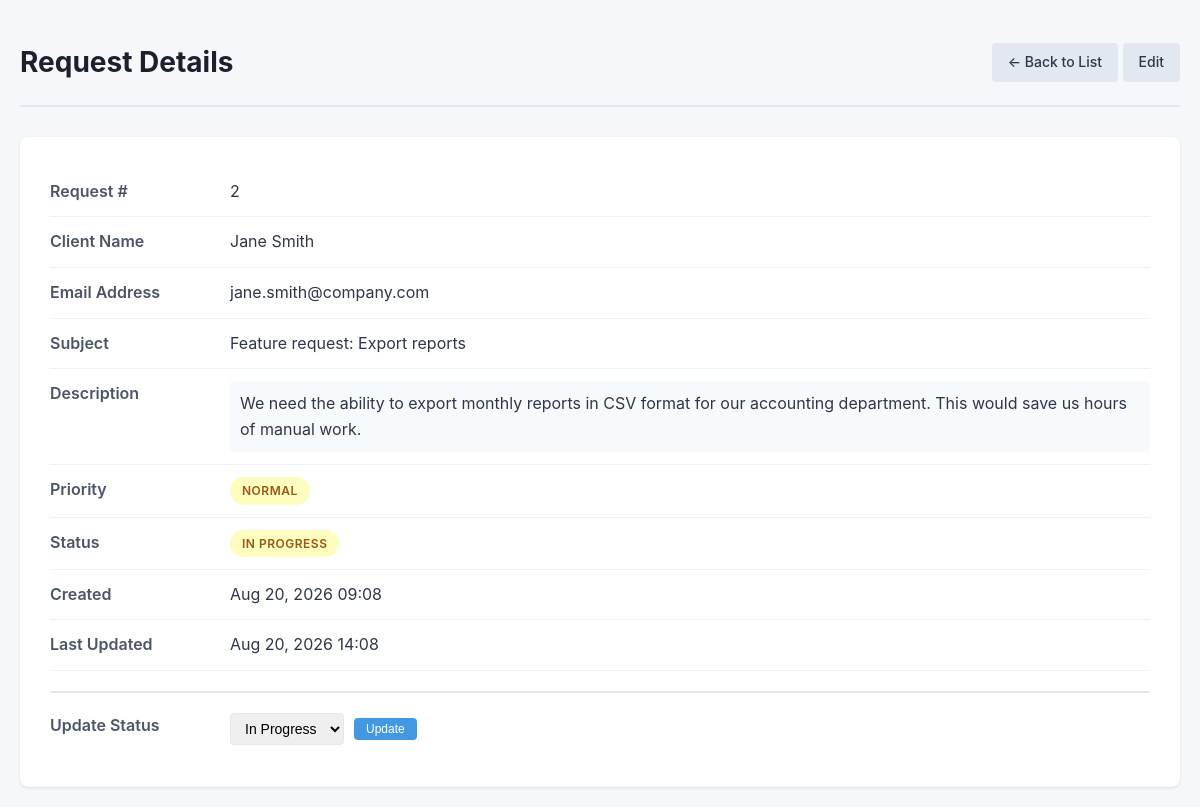
Screenshot of /view.php?id=2 with the database file from the repository.
### tables this page shows
CREATE TABLE IF NOT EXISTS requests (
    id INT AUTO_INCREMENT PRIMARY KEY,
    fullname VARCHAR(100) NOT NULL,
    email VARCHAR(255) NOT NULL,
    subject VARCHAR(255) NOT NULL,
    description TEXT NOT NULL,
    priority ENUM('low', 'normal', 'high') NOT NULL DEFAULT 'normal',
    status ENUM('new', 'in_progress', 'closed') NOT NULL DEFAULT 'new',
    created_at TIMESTAMP DEFAULT CURRENT_TIMESTAMP,
    updated_at TIMESTAMP DEFAULT CURRENT_TIMESTAMP ON UPDATE CURRENT_TIMESTAMP,
    INDEX idx_status (status),
    INDEX idx_priority (priority),
    INDEX idx_email (email),
    INDEX idx_name (fullname)
);

### includes/Database.php (called while the page is built, shortened)
<?php
class Database {
    private static $instance = null;
    private $connection;
    private function __construct() {
            $configPath = __DIR__ . '/../config/database.php';
        $config = require_once $configPath;
        try {
            $dsn = sprintf(
                'mysql:host=%s;port=%s;dbname=%s;charset=%s',
                $config['host'],
                $config['port'] ?? '3306',
                $config['database'],
                $config['charset']
            );
            $this->connection = new PDO(
                $dsn,
                $config['username'],
                $config['password'],
                [
                    PDO::ATTR_ERRMODE => PDO::ERRMODE_EXCEPTION,
                    PDO::ATTR_DEFAULT_FETCH_MODE => PDO::FETCH_ASSOC,
                    PDO::ATTR_EMULATE_PREPARES => false,
                    PDO::MYSQL_ATTR_INIT_COMMAND => "SET NAMES utf8"
                ]
            );
        } catch (PDOException $e) {
            die('Database connection failed: ' . $e->getMessage());
        }
    }
    public static function getInstance() {
        if (self::$instance === null) {
            self::$instance = new self();
        }
        return self::$instance;
    }
    public function getConnection() {
        return $this->connection;
    }
}

### config/database.php (called while the page is built)
<?php
$host = getenv('MYSQL_HOST') ?: 'localhost';
$port = getenv('MYSQL_PORT') ?: '3306';
$database = getenv('MYSQL_DATABASE') ?: 'request_system';
$username = getenv('MYSQL_USER') ?: 'root';
$password = getenv('MYSQL_PASSWORD') ?: '';
return [
    'host' => $host,
    'port' => $port,
    'database' => $database,
    'username' => $username,
    'password' => $password,
    'charset' => 'utf8'
];

### includes/Request.php (called while the page is built, shortened)
<?php
require_once __DIR__ . '/Database.php';
class Request {
    private $db;
    public function __construct() {
        $this->db = Database::getInstance()->getConnection();
    }
    public function getById($id) {
        $stmt = $this->db->prepare("SELECT * FROM requests WHERE id = :id");
        $stmt->execute([':id' => $id]);
        return $stmt->fetch();
    }
}

### includes/helpers.php (called while the page is built, shortened)
<?php
function getStatusLabel($status) {
    $labels = [
        'new' => 'New',
        'in_progress' => 'In Progress',
        'closed' => 'Closed'
    ];
    return $labels[$status] ?? $status;
}
function getStatusBadgeClass($status) {
    $classes = [
        'new' => 'badge-new',
        'in_progress' => 'badge-in-progress',
        'closed' => 'badge-closed'
    ];
    return $classes[$status] ?? '';
}
function getPriorityLabel($priority) {
    $labels = [
        'low' => 'Low',
        'normal' => 'Normal',
        'high' => 'High'
    ];
    return $labels[$priority] ?? $priority;
}
function getPriorityBadgeClass($priority) {
    $classes = [
        'low' => 'badge-low',
        'normal' => 'badge-normal',
        'high' => 'badge-high'
    ];
    return $classes[$priority] ?? '';
}
function escape($string) {
    return htmlspecialchars($string, ENT_QUOTES, 'UTF-8');
}
function formatDate($date) {
    return date('M d, Y H:i', strtotime($date));
}

### view.php (the view, shortened to what this page needs)
<?php
require_once 'includes/Database.php';
require_once 'includes/Request.php';
require_once 'includes/helpers.php';
$requestModel = new Request();
$id = isset($_GET['id']) ? (int)$_GET['id'] : 0;
$request = $requestModel->getById($id);
$allStatuses = ['new', 'in_progress', 'closed'];
?>
<!DOCTYPE html>
<html lang="en">
<head>
    <link rel="stylesheet" href="css/style.css">
</head>
<body>
    <div class="container">
        <header>
            <h1>Request Details</h1>
            <div>
                <a href="index.php" class="btn btn-secondary">← Back to List</a>
                <a href="edit.php?id=<?= $request['id'] ?>" class="btn btn-secondary">Edit</a>
            </div>
        </header>
        <div class="request-details">
            <div class="detail-row">
                <div class="detail-label">Request #</div>
                <div class="detail-value"><?= $request['id'] ?></div>
            </div>
            <div class="detail-row">
                <div class="detail-label">Client Name</div>
                <div class="detail-value"><?= escape($request['fullname']) ?></div>
            </div>
            <div class="detail-row">
                <div class="detail-label">Email Address</div>
                <div class="detail-value"><?= escape($request['email']) ?></div>
            </div>
            <div class="detail-row">
                <div class="detail-label">Subject</div>
                <div class="detail-value"><?= escape($request['subject']) ?></div>
            </div>
            <div class="detail-row">
                <div class="detail-label">Description</div>
                <div class="detail-value description-text"><?= nl2br(escape($request['description'])) ?></div>
            </div>
            <div class="detail-row">
                <div class="detail-label">Priority</div>
                <div class="detail-value">
                    <span class="badge <?= getPriorityBadgeClass($request['priority']) ?>">
                        <?= escape(getPriorityLabel($request['priority'])) ?>
                    </span>
                </div>
            </div>
            <div class="detail-row">
                <div class="detail-label">Status</div>
                <div class="detail-value">
                    <span class="badge <?= getStatusBadgeClass($request['status']) ?>">
                        <?= escape(getStatusLabel($request['status'])) ?>
                    </span>
                </div>
            </div>
            <div class="detail-row">
                <div class="detail-label">Created</div>
                <div class="detail-value"><?= formatDate($request['created_at']) ?></div>
            </div>
            <div class="detail-row">
                <div class="detail-label">Last Updated</div>
                <div class="detail-value"><?= formatDate($request['updated_at']) ?></div>
            </div>
            <div class="detail-row status-update">
                <div class="detail-label">Update Status</div>
                <div class="detail-value">
                    <form method="POST" class="inline-form">
                        <select name="status">
                            <?php foreach ($allStatuses as $status): ?>
                                <option value="<?= escape($status) ?>" <?= $request['status'] === $status ? 'selected' : '' ?>>
                                    <?= escape(getStatusLabel($status)) ?>
                                </option>
                            <?php endforeach; ?>
                        </select>
                        <button type="submit" class="btn btn-primary btn-sm">Update</button>
                    </form>
                </div>
            </div>
        </div>
    </div>
</body>
</html>

### css/style.css (style rules this page uses)
* { margin: 0; padding: 0; box-sizing: border-box; }
body { font-family: -apple-system, BlinkMacSystemFont, "Segoe UI", Roboto, "Helvetica Neue", Arial, sans-serif; background: #f5f7fa; color: #333; line-height: 1.6; padding: 20px; }
.container { max-width: 1200px; margin: 0 auto; }
header { display: flex; justify-content: space-between; align-items: center; padding: 20px 0; border-bottom: 2px solid #e1e8ed; margin-bottom: 30px; }
header h1 { font-size: 28px; color: #1a202c; }
.btn { display: inline-block; padding: 8px 16px; border: none; border-radius: 4px; font-size: 14px; font-weight: 500; text-decoration: none; cursor: pointer; transition: background 0.2s; }
.btn-primary { background: #4299e1; color: white; }
.btn-secondary { background: #e2e8f0; color: #2d3748; }
.btn-sm { padding: 4px 12px; font-size: 12px; }
.badge { display: inline-block; padding: 4px 12px; border-radius: 20px; font-size: 12px; font-weight: 600; text-transform: uppercase; letter-spacing: 0.5px; }
.badge-in-progress { background: #fefcbf; color: #975a16; }
.badge-normal { background: #fefcbf; color: #975a16; }
.request-details { background: white; padding: 30px; border-radius: 8px; box-shadow: 0 1px 3px rgba(0,0,0,0.1); }
.detail-row { display: flex; padding: 12px 0; border-bottom: 1px solid #edf2f7; }
.detail-row:last-child { border-bottom: none; }
.detail-label { width: 180px; font-weight: 600; color: #4a5568; flex-shrink: 0; }
.detail-value { flex: 1; color: #2d3748; word-break: break-word; }
.description-text { white-space: pre-wrap; background: #f7fafc; padding: 10px; border-radius: 4px; }
.status-update { margin-top: 20px; padding-top: 20px; border-top: 2px solid #e2e8f0; }
.inline-form { display: flex; gap: 10px; align-items: center; }
.inline-form select { padding: 6px 10px; border: 1px solid #e2e8f0; border-radius: 4px; font-size: 14px; }

### rows the page displays
requests: id "2", fullname "Jane Smith", email "jane.smith@company.com", subject "Feature request: Export reports", description "We need the ability to export monthly reports in CSV format for our accounting department. This would save us hours of manual work.", priority "NORMAL", status "IN PROGRESS", created_at "Aug 20, 2026 09:08", updated_at "Aug 20, 2026 14:08"

### other values shown
form field status "In Progress"
